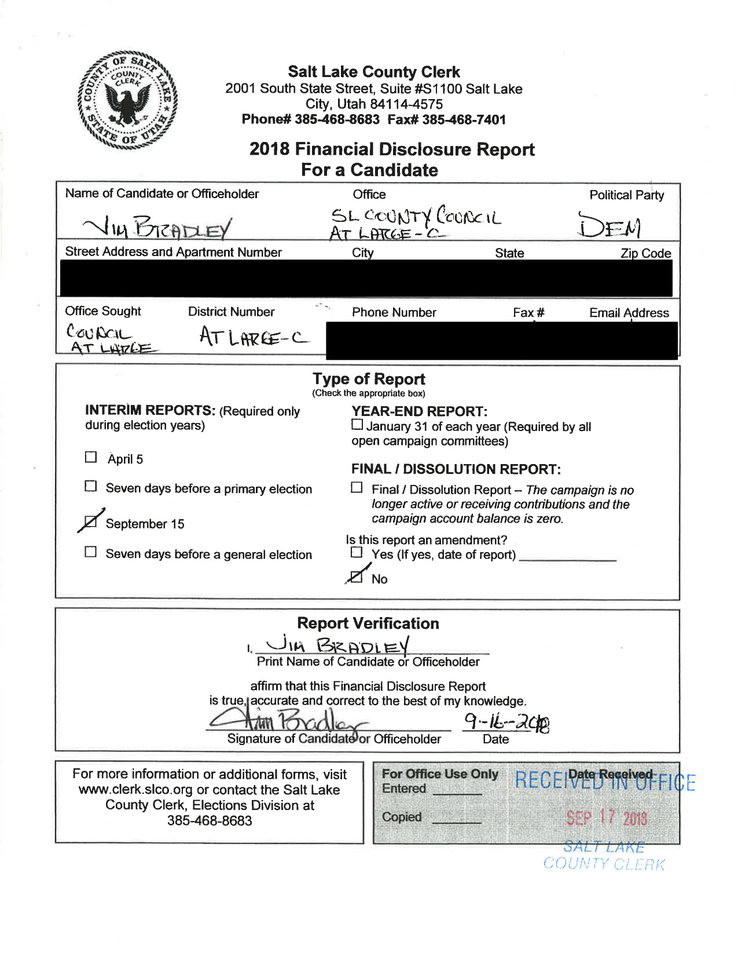
#> input picture salt_lake_county/campaign_finance/_recon/2026-08-20-portal-probe/samples/png/bradley-1.png, 738 x 956 px, shrunk from 1275 x 1650 before the run
$ python -i rowbands.py   (imports and definitions only)
#> lines starting #> are read from the running program, lines starting #| are printed output that depends on the picture; after the words box and inside, x2 and y2 are one past the last pixel; in counts of white or black regions, pixels touching at a corner belong together
#!/usr/bin/env python3
"""rowbands.py — printed-rule row banding for scanned campaign-finance ledger pages.

PROMOTED 2026-08-18 from the summit/weber wave kits (`_backups/2026-08-14-tranche3/
summit-b/rowbands.py`, byte-identical weber copy) for the utah_county Phase B wave, with
the filed [DEBT] defects FIXED (TODO 2026-08-17 entry; wave brief §3b). The backup copies
are frozen wave records and are deliberately NOT updated.

WHY. County CF schedule pages are printed grids or underline forms: every data row sits
on/next to a printed rule. Detecting those rules gives two things vision alone does not:

  1. a **ROW-COUNT gate** — an independent count of how many data bands the page
     physically has, which catches a dropped or duplicated line that a sum can hide;
  2. **measured `pct:` geometry** for every transcribed row, from the page itself.

It is a MEASURING instrument only: it never reads a value and never decides what a row
says. A page whose rules it cannot find returns no bands, and the transcriber falls back
to a declared table frame — recorded as such, never as a measurement.

THE 2026-08-18 FIXES (each was a real failure on wave pages):

  * **RAW-frame coordinates.** The old tool measured on a DESKEWED copy while
    `make_snippet.py` crops the RAW poppler render — a full row of drift on skewed scans.
    Detection still happens on the deskewed copy (that is what makes a skewed rule land on
    one pixel row), but every reported coordinate is now mapped BACK to the raw render
    frame at the rule's own x-extent midpoint, so `pct:` boxes built from these numbers
    aim at the page as poppler renders it. `skew_deg` and `skew_drift_pct` (end-to-end
    y-drift of a full-width rule, pct of page height) are reported so a consumer can pad
    a box that must CONTAIN its whole row.
  * **Thickness discrimination.** A printed rule is 2–4 px at 200 dpi. A typed text line,
    a clerk's redaction bar, a shaded spacer band, and a solid black notice box are all
    DARK RUNS MANY PIXELS THICK, and the old tool returned them as rules (utah: redaction
    bars and the black "PLEASE NOTE" box). Runs thicker than `max_rule_px` are now
    classified as BARS, reported separately (`bars_pct`), and never counted as rules. On
    request (`--text-lines`) the thick bands are reported as `text_bands_pct` — a drafting
    aid for rule-less TYPED sheets, never presented as printed rules.
  * **Fill/segment discrimination.** Thickness alone does not catch a TEXT BASELINE, which
    can be as thin as a rule (the typed-sheet defect: baselines registered as rules, "the
    real grid is every other one"). A printed rule is a few long segments — ONE on a boxed
    grid, one per column on an underline form; a line of type is dozens of glyph
    fragments. Measured on real wave pages (2026-08-18): printed rules `fill` ≥ 0.88 with
    ≤ 6 segments (utah underline Schedule A: 4 segments, fill 0.95; weber boxed grid: 1
    segment, fill 1.00), text baselines fill 0.25–0.70 with 8–40 segments. A run is a rule
    only if `fill >= min_fill` AND `n_segments <= max_segments`.
  * **Data-band subsequence.** The old tool returned the header band and the shaded/spacer
    band as data rows, which put every stored row one or two rows early — the single
    commonest cause of the 18 weber geometry withdrawals. `data_bands_pct` now reports the
    longest consecutive run of bands at a REGULAR pitch, i.e. the printed data grid with
    the header and spacer bands trimmed. It is a proposal to be proved by crop, never a
    substitute for the two-crop proof.
  * **Skew-robust angle search.** The old angle score was the single sharpest projection
    row, which a redaction bar or black box dominates at EVERY angle, so the search could
    return an arbitrary angle and the grid was lost (~0.4° skew was enough). The score is
    now the summed coverage of THIN runs only — bars cancel out of the comparison.
  * **Column-restricted scan** (`--col x0,x1`, raw-frame pct): scan for dark runs only in
    one column's own band on the other axis — the recovery that worked on weber when a
    text-dense sheet drowned the full-width scan. Coverage is then measured relative to
    the band width.
  * **Per-rule segments.** Each detected rule reports its dark x-extent and its contiguous
    segments (`h_rules_detail`), so an underline form's four per-column underlines (the
    utah legacy Schedule A/B shape) yield the column bands directly.

ADDED 2026-08-19 (both found by utah wave chunk agents, on real pages):

  * **Thickness is the MEDIAN across a run's own columns, not its maximum.** Where a filer's
    heavy ink or a pen stroke CROSSES a printed rule, the run thickens locally, its overall
    height exceeds `max_rule_px`, and the rule was misfiled as a BAR — so the row grid silently
    lost a line and every band below it shifted. Hit four times in one chunk; on one page it
    decided row 1 itself (the two candidate frames rendered `22.17` vs `2500.00`). A printed
    rule is thin along MOST of its length even when ink crosses part of it, so the median
    column-height separates it from a genuine bar, which is thick throughout. Verified to leave
    every previously-proven specimen byte-identical (weber's audited box `pct:85.23,16.62,10.66,
    3.17@p2` still resolves to y=16.62 h=3.18 with column bands 4.72/12.87/43.17/85.24/95.90).


  * **Adaptive VERTICAL threshold.** The column-rule scan was fixed at 0.60 of the table's
    y-extent while the row scan had a relaxing ladder. On a filer's boxed LANDSCAPE
    attachment ledger that returned **28 row rules and ZERO column rules**, because a
    printed column rule commonly stops at a header band, breaks at a spanning cell, or
    fades on a scan. It now relaxes 0.60 → 0.18, **strict first, stopping at the first
    threshold that yields a real column structure**, and reports `v_cover_used`.
    ⚠ It is deliberately NOT scored by pitch regularity the way the row rules are: table
    columns are unequal by design, so "most regular spacing" prefers junk — a
    regularity-scored ladder was tried and replaced weber's correct column bands with a run
    of text stems 0.6 pct apart. Strict-wins is what preserves them.

ADDED 2026-08-20 — **DEFECT 7 and its two siblings** (TODO [DEBT] filed 2026-08-20 off the
utah wave; reproducer `utah_county/.../2026_Taylor_Fox_Redacted.pdf` p3, where the tool
returned **15 rules for a 15-row grid** — dropping the TOP one — and **1 of 5** column
rules). This is the dangerous class: a ledger opened at row 2 STILL SUMS, so the side
reconciles to the cent while every entry is filed against the wrong printed line. It was
contained only by the B2 contract's mandatory two-crop proof.

  * **Background-normalised dark-run scan** (`bg_norm_mask`) — subtract a Gaussian blur of
    the page from the page, then threshold, UNIONed with the old absolute threshold. On a
    faded photocopy a real rule is only ~20-40 grey levels darker than its own paper, so a
    single absolute cut catches it on some pixel rows and misses it on others; the run then
    SPLITS and each half fails the `fill` gate that rejects lines of type. Measured on the
    reproducer: the top rule's dark run is 441-464 px, rows 455-458 fall under the absolute
    threshold, and the two halves score fill 0.71 / 0.40 against `min_fill` 0.80 — so the
    rule vanished. The ladder is now run on BOTH masks and the more regular grid wins (ties
    to raw), so a page the old mask read correctly keeps its exact answer.
  * **Per-band column scan** (`_v_per_band`) — the vertical half. The reproducer's column
    rules SHEAR: the Amount column's right rule runs at 87.9 pct of page width beside row 1
    and 91.1 pct beside row 15, because the page is a curved photocopy. A global deskew is a
    rigid rotation and cannot straighten a shear, so the whole-height projection accumulates
    nothing. Scanning each row band separately recovers all five; `v_shear_pct` and
    `v_rules_per_band_pct` report the drift, because a single median x is wrong by half the
    shear at each end. Taken ONLY when the projection failed (< 3 rules).
  * **Off-grid rules** (`split_off_grid`) — sibling 1: the tool proposed a **subtotal
    underline / footer box as a data band** (Voeks p2, Forbush p2). Those are real printed
    rules that are not grid rules, and they are separable by width: Forbush p2's 16 grid
    rules all run x 5.7 -> 94.2 pct while its two footer rules stop at 49.1. They are now
    reported in `off_grid_pct` and excluded from the bands. Skipped under `--col`, where
    every rule is measured over the same narrow band.
  * **The tool audits its own output** (`grid_audit` + the leading-rule probe) — a short
    list is as dangerous as a wrong one. `interior_missing_pct` names any rule missing at the
    measured pitch, and the leading probe asks the image whether there is ink one pitch ABOVE
    the first rule (the DEFECT 7 signature, which leaves a perfectly regular ladder one line
    short). Both are reported flagged, never inserted: the answer is a crop proof, not a
    number the tool invents.
  * **`--expect-rows N` assert** — a caller that knows the row count makes a short list FAIL
    LOUDLY (`geometry_status: row-count-mismatch`, CLI exit 2) instead of trusting it.
  * **Honest degradation** — `geometry_status` is one of `ok` / `gaps` / `row-count-mismatch`
    / `no-reliable-geometry`, with `notes` saying what to do. A legitimately unruled grid
    returns `no-reliable-geometry` and exit 2: an honest unknown is data, a confident wrong
    answer is the defect being fixed. Sibling 2, the four schedule pages that returned ZERO
    rules, resolves here — the normalised mask recovers the grid on some of them, and the
    ones it cannot are now SAID to be unmeasured rather than returned as an empty list.

Usage:
    python3 rowbands.py <pdf> <page> [--dpi 200] [--json] [--col x0,x1]
                        [--max-rule-px N] [--text-lines] [--expect-rows N]
                        [--no-normalize]

Output: detected horizontal/vertical rules and the implied row bands, all as percentages
of the page AS POPPLER RENDERS IT (`frame: "raw"`), ready for `pct:x,y,w,h@p<page>`.
Exit code 0 for `ok`/`gaps`, 2 for `row-count-mismatch`/`no-reliable-geometry`.
"""
import json
import math
import subprocess
import sys
import tempfile
import os

import numpy as np
from PIL import Image, ImageFilter


# [9 lines left out: function render, not called in this run]


def deskewed_to_raw(x_d, y_d, ang, W, H):
    """Map a point in the deskewed (PIL rotate(ang)) frame back to the raw render frame.

    PIL `rotate(ang)` maps raw -> deskewed by x_d = cx + cos*dx + sin*dy,
    y_d = cy - sin*dx + cos*dy (verified empirically 2026-08-18); this is the inverse.
    """
    th = math.radians(ang)
    cx, cy = W / 2.0, H / 2.0
    dx, dy = x_d - cx, y_d - cy
    return (cx + math.cos(th) * dx - math.sin(th) * dy,
            cy + math.sin(th) * dx + math.cos(th) * dy)


# [6 lines left out: function raw_to_deskewed, not called in this run]


def _runs(idx, gap=4):
    """Group sorted indices into runs [(start, end)] tolerating `gap` blank rows."""
    out, s, e = [], None, None
    for i in idx:
        if s is None:
            s = e = i
        elif i - e > gap:
            out.append((s, e))
            s = e = i
        else:
            e = i
    if s is not None:
        out.append((s, e))
    return out


def _grid_score(bs):
    """Longest run of consecutive bands of near-equal height (pitch regularity).

    Choosing the coverage threshold by RAW BAND COUNT is wrong and was tried: at a loose
    threshold the page's own TEXT LINES start registering, multiplying the count while
    destroying the grid. A printed table row is a REGULAR pitch, so the threshold to
    prefer is the one whose bands are most regular, not the one that finds most edges.
    """
    if not bs:
        return 0
    hs = [b - a for a, b in bs]
    best = run = 1
    for i in range(1, len(hs)):
        ref = hs[i - 1]
        if ref and abs(hs[i] - ref) <= 0.20 * ref:
            run += 1
            best = max(best, run)
        else:
            run = 1
    return best


def _thin_runs(dk, cover, max_thick, x0=0, x1=None, min_fill=0.0, max_segments=8):
    """(rules, other) runs of dark rows in dk[:, x0:x1]; entries (center, s, e, xs, xe).

    xs/xe = extent of dark columns across the run (absolute image coords). A run is a
    RULE only if it is thin (<= max_thick) AND solid (`fill` = dark fraction of its own
    extent >= min_fill) AND made of few segments — together these separate a printed rule
    from a redaction bar, a shaded band, and a line of type.
    """
    seg = dk[:, x0:x1]
    width = seg.shape[1]
    counts = seg.sum(axis=1)
    idx = [y for y in range(seg.shape[0]) if counts[y] >= cover * width]
    rules_, other = [], []
    for s, e in _runs(idx):
        cols = np.where(seg[s:e + 1].any(axis=0))[0]
        xs = int(cols.min()) + x0 if len(cols) else x0
        xe = int(cols.max()) + x0 if len(cols) else x0
        item = ((s + e) / 2.0, s, e, xs, xe)
        # THICKNESS IS THE MEDIAN ACROSS THE RUN'S OWN COLUMNS, NOT ITS MAXIMUM.
        # Added 2026-08-19 after utah chunk agents hit this four times in one chunk: where a
        # filer's heavy ink or a pen stroke CROSSES a printed rule, the run thickens locally,
        # its overall height exceeds max_thick, and the rule is misfiled as a BAR — so the row
        # grid silently loses a line and every band below it shifts. The agents' recovery was to
        # spot the gap at `first + k*pitch`, find the rule in `bars_pct`, reinstate it and
        # crop-prove it; on one page that decision changed row 1 itself (22.17 vs 2500.00).
        # A printed rule is thin along MOST of its length even when ink crosses part of it, so
        # the median column-height separates it from a genuine bar, which is thick throughout.
        seg_rows = seg[s:e + 1, xs - x0:xe - x0 + 1]
        colheights = seg_rows.sum(axis=0)
        colheights = colheights[colheights > 0]
        thick_px = (int(np.median(colheights)) if len(colheights) else (e - s + 1))
        is_rule = thick_px <= max_thick
        if is_rule and min_fill > 0:
            segs = _segments(seg[s:e + 1, xs - x0:xe - x0 + 1], xs)
            span = max(1.0, float(xe - xs))
            fill = sum(b - a for a, b in segs) / span
            is_rule = fill >= min_fill and len(segs) <= max_segments
        (rules_ if is_rule else other).append(item)
    return rules_, other


def bg_norm_mask(a, dark=170, sigma=16, norm_t=25):
    """Background-normalised dark mask: absolute threshold UNION local-contrast threshold.

    ADDED 2026-08-20 — the DEFECT 7 fix (TODO [DEBT] filed 2026-08-20; reproducer
    `utah_county/.../2026_Taylor_Fox_Redacted.pdf` p3).

    WHY. On a photocopied/faded scan a printed rule is only ~20-40 grey levels darker than
    the paper around it, and the paper itself is not uniform. A single absolute threshold
    (`a < dark`) then catches the rule on SOME pixel rows and misses it on others, so the
    rule's dark run SPLITS in two and each half fails the `fill` gate that separates a rule
    from a line of type — the rule vanishes from the grid. Measured on the reproducer: the
    grid's top rule sits at 441-464 px, but rows 455-458 fall under the absolute threshold,
    splitting it into runs of fill 0.71 and 0.40 (both < min_fill 0.80), and the tool
    returned 15 rules for a 15-row grid instead of 16 — opening the ledger at row 2.

    Subtracting a Gaussian blur of the page from the page measures each pixel against its
    OWN local background, so a faint-but-real rule stays continuous. This is the recovery
    the utah wave's chunk agents ran by hand every time this happened; folding it into the
    tool is the terminating fix.

    The mask is a UNION, never a replacement: it can only ADD dark pixels to what the
    absolute threshold already found, so a page the old mask read correctly cannot lose a
    rule to it. Whether the normalised candidate is USED is decided by `_detect_rows`
    scoring (see `analyze`), not by this function.
    """
    m = a < dark
    bl = np.asarray(Image.fromarray(a).filter(ImageFilter.GaussianBlur(sigma))).astype(np.int16)
    return m | ((bl - a.astype(np.int16)) > norm_t)


def _detect_rows(dk, cover, x0, x1, max_rule_px, min_fill, max_segments):
    """The adaptive-coverage ladder, factored out so it can be run on more than one mask.

    Returns (grid_score, cover_used, thin, thick).
    """
    ladder = (cover, 0.28, 0.22, 0.17, 0.13, 0.10)
    best = None
    for cv in ladder:
        thin, thick = _thin_runs(dk, cv, max_rule_px, x0, x1, min_fill, max_segments)
        n = _grid_score(bands([t[0] for t in thin]))
        if best is None or n > best[0]:
            best = (n, cv, thin, thick)
    return best


def split_off_grid(detail, min_span_ratio=0.70, min_overlap=0.70):
    """Mark rules that are not part of the page's own table grid.

    ADDED 2026-08-20 — DEFECT 7 sibling: the tool proposed a **subtotal underline / footer
    box rule as a data band** (utah wave, Voeks p2 + Forbush p2). Those rules are real
    printed rules — they are simply not grid rules. Measured on Forbush p2: every one of the
    16 grid rules runs x 5.7 -> 94.2 pct, while the two footer-box rules run 5.6 -> 49.1,
    barely half the width. A rule whose horizontal extent is materially shorter than the
    page's modal rule, or which barely overlaps it, is reported but excluded from the bands.

    Sets `off_grid` on each detail dict and returns (grid_detail, off_grid_detail).
    """
    if len(detail) < 3:
        for d in detail:
            d["off_grid"] = False
        return list(detail), []
    spans = np.array([d["x1"] - d["x0"] for d in detail], dtype=float)
    med_span = float(np.median(spans))
    med_x0 = float(np.median([d["x0"] for d in detail]))
    med_x1 = float(np.median([d["x1"] for d in detail]))
    grid, off = [], []
    for d in detail:
        span = d["x1"] - d["x0"]
        ov = max(0.0, min(d["x1"], med_x1) - max(d["x0"], med_x0))
        d["off_grid"] = bool(med_span > 0 and (span < min_span_ratio * med_span
                                               or ov < min_overlap * med_span))
        (off if d["off_grid"] else grid).append(d)
    return grid, off


def grid_audit(ys, pitch_tol=0.25):
    """Self-consistency audit of a detected rule ladder (all coords in the same unit).

    ADDED 2026-08-20 with the DEFECT 7 fix. A short rule list is exactly as dangerous as a
    wrong one and NO arithmetic gate can see it: a ledger opened one line late still sums.
    So the tool now audits its own output against the pitch it measured and says out loud
    where a rule is missing, instead of handing back a short list that looks complete.

    Returns {pitch, gaps, interior_missing, complete}. Interior positions are INTERPOLATED
    (never treated as measurements) and are reported flagged, for a crop proof.
    """
    out = {"pitch": None, "n_rules": len(ys), "interior_missing": [], "complete": None}
    if len(ys) < 3:
        return out
    gaps = [b - a for a, b in zip(ys, ys[1:])]
    pitch = float(np.median(gaps))
    out["pitch"] = pitch
    if pitch <= 0:
        return out
    miss = []
    for a, g in zip(ys, gaps):
        k = int(round(g / pitch))
        if k >= 2 and abs(g - k * pitch) <= pitch_tol * pitch:
            miss.extend(a + j * (g / k) for j in range(1, k))
    out["interior_missing"] = miss
    out["complete"] = not miss
    return out


def best_angle(a, dark=170, angles=None, max_thick=6, cover=0.18):
    """Deskew search. These are scans: a rule 0.3 deg off horizontal drifts several px
    across the table and never lands on one pixel row. Score each candidate angle by the
    summed coverage of THIN dark runs only — a redaction bar or black box is equally dark
    at every angle and must not decide it (the old single-max score failure)."""
    if angles is None:
        angles = [i / 10.0 for i in range(-20, 21)]
    im = Image.fromarray(a)
    best, best_score = 0.0, -1.0
    for ang in angles:
        r = np.asarray(im.rotate(ang, resample=Image.BILINEAR, fillcolor=255)) if ang else a
        dk = r < dark
        counts = dk.sum(axis=1) / dk.shape[1]
        idx = [y for y in range(dk.shape[0]) if counts[y] >= cover]
        score = 0.0
        for s, e in _runs(idx):
            if (e - s + 1) <= max_thick:
                score += float(counts[s:e + 1].max())
        if score > best_score:
            best, best_score = ang, score
    return best, best_score


def _segments(dk_rows, x0, gap=5):
    """Contiguous dark-column segments across a run's rows -> [(xs, xe)] absolute."""
    cols = np.where(dk_rows.any(axis=0))[0]
    if not len(cols):
        return []
    segs = _runs(list(cols), gap=gap)
    return [(int(s) + x0, int(e) + x0) for s, e in segs]


# [67 lines left out: functions _v_per_band, data_bands, not called in this run]


def analyze(img_path, dark=170, cover=0.35, col=None, max_rule_px=None, dpi=200,
            text_lines=False, min_fill=0.80, max_segments=8, normalize=True,
            norm_sigma=None, norm_t=25):
    """Full detection. Returns a dict; all coordinates are RAW-render-frame pixels.

    col: optional (x0_pct, x1_pct) raw-frame band to restrict the horizontal-rule scan to
    (e.g. the Amount column). Coverage is then relative to the band width.
    normalize: also try the background-normalised mask (DEFECT 7 fix) and keep whichever
    mask yields the more regular grid. `normalize=False` restores the pre-2026-08-20 mask.
    """
#> called with dark = 170, cover = 0.35, dpi = 200, text_lines = False, min_fill = 0.8, max_segments = 8, normalize = True, norm_t = 25
    if max_rule_px is None:
        max_rule_px = max(5, round(dpi * 0.03))
    if norm_sigma is None:
        norm_sigma = max(4, round(dpi * 0.08))
    a0 = np.asarray(Image.open(img_path).convert("L"))
    H, W = a0.shape
    ang, _ = best_angle(a0, dark, max_thick=max_rule_px)
#> the loop in best_angle, `for ang in angles:` made 41 passes
#> pass 1, in best_angle, `r = np.asarray(im.rotate(ang, resample=Image.BILINEAR, fillcolor=255))..`:
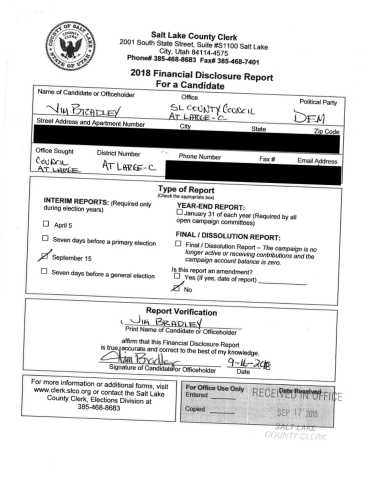
#> r: shape (956, 738) (shown at 1/2 size); min 0, max 255, mean 224.4
#> pass 1, in best_angle, `dk = r < dark`:
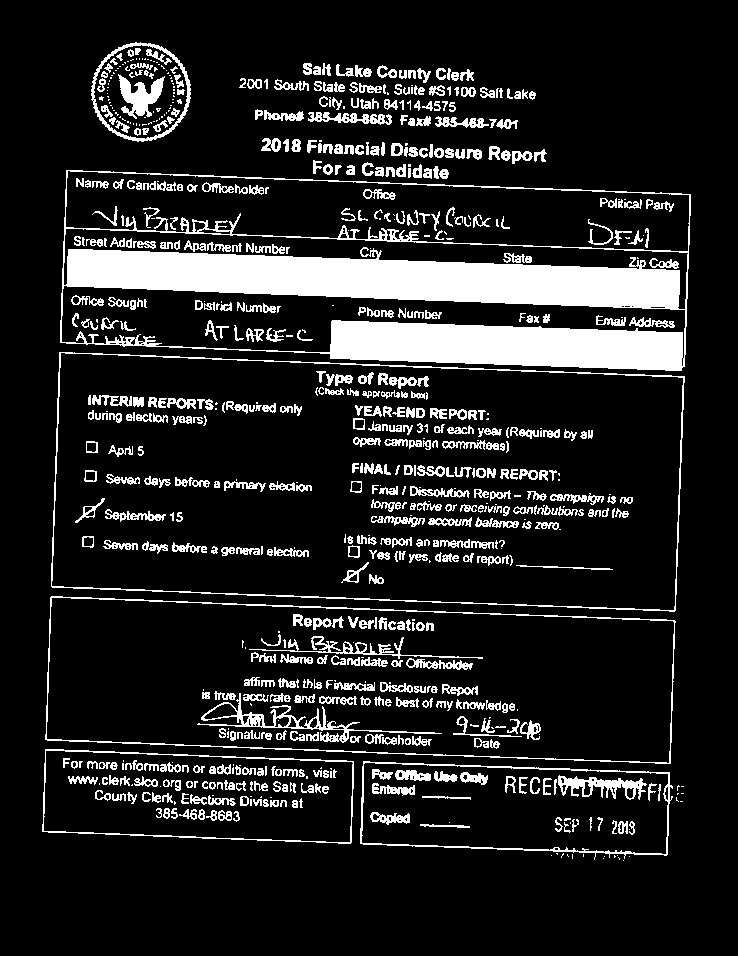
#> dk: shape (956, 738) bool; 13.7% white; 777 white regions (222 under 20 px), largest, box (x1, y1, x2, y2) and area: (60, 170, 691, 371) 41870, (51, 352, 685, 612) 2797, (45, 596, 676, 764) 2383
#> after the loop in best_angle, `for ang in angles:`: best = 0.2; best_score = 10.11
#> ang = 0.2
#> (the rest of the program and of its run is left out)
